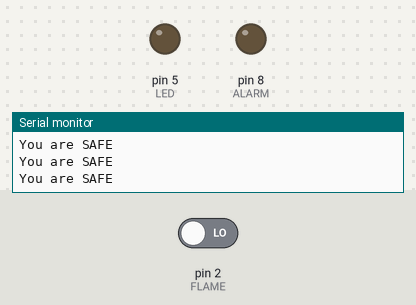
A sketch run on a simulated Arduino Uno, built with avr-gcc and run on an emulated ATmega328P. Shown: output pins drawn as LEDs (lit = HIGH), the last lines printed to the serial monitor. The inputs (shaded band) are chosen by the test bench; at power-on: pin 2 (FLAME) LOW.

Above: at 1.2 s.
1.3 s: pin 2 (FLAME) driven HIGH
At 2.5 s:
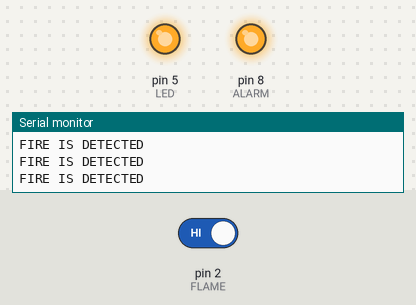
2.9 s: pin 2 (FLAME) driven LOW
At 3.7 s:
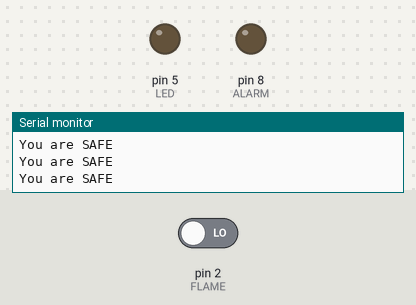
Timing chart, 0 to 5.9 s (numbered marks = the images above; inputs shaded):
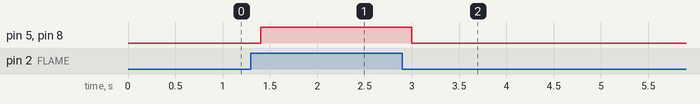

Measured:
- after the input at 1.3 s, pin 5 (LED), pin 8 (ALARM): LOW → HIGH after 0.10 s
- after the input at 2.9 s, pin 5 (LED), pin 8 (ALARM): HIGH → LOW after 0.10 s

The sketch:

fire_detector_arduino.ino
```cpp
#define FLAME 2
#define ALARM 8

int LED = 5;

void setup()
{
  Serial.begin(9600);
  Serial.println("Hello, I am Fire Detector");
  pinMode(FLAME, INPUT);
  pinMode(ALARM, OUTPUT);
  pinMode(LED,OUTPUT);
}

void loop()
{
  int fire = digitalRead(FLAME);

  if( fire == HIGH )
  {
    digitalWrite(ALARM,HIGH);
    digitalWrite(LED,HIGH);
    Serial.println("FIRE IS DETECTED\n");
  }

  else
  {
    digitalWrite(ALARM,LOW);
    digitalWrite(LED,LOW);
    Serial.println("You are SAFE\n");
  }

  delay(200);

}
```
